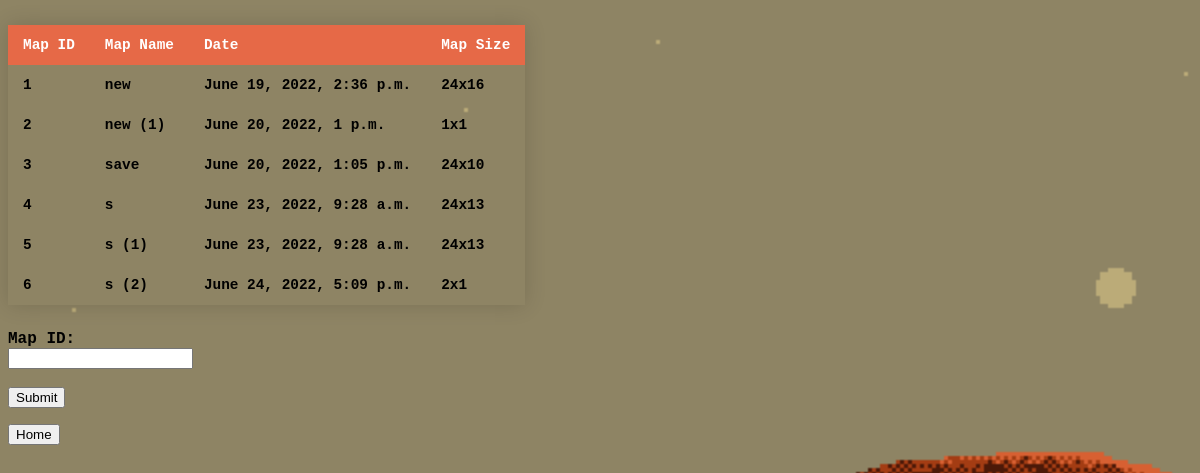
The page /members/ on the database its author committed.
### members/models.py (models this page shows, shortened)
class map_info(models.Model):
    map_id = models.AutoField(primary_key=True)
    map_name = models.CharField(max_length=50)
    user_map_name = models.CharField(max_length=50)
    map_size = models.CharField(max_length=50)
    date_time = models.DateTimeField(default=timezone.now)

### members/views.py (the view)
# urls.py: path('',views.members_list_,name="members_data"),
def members_list_(request):
    posts = map_info.objects.all().values('map_id','date_time','map_size','map_name')
    context = {
        'posts': posts,
    }
    print(posts)
    print(posts.values)
    return render(request, 'output.html',context)

### members/templates/output.html (shortened to what this page needs)
<table class="styled-table">
  <thead>
    <tr>
      <th>Map ID</th>
      <th>Map Name</th>
      <th>Date</th>
      <th>Map Size</th>
    </tr>
  </thead>
    {% for x in posts %}
  <tbody>
    <tr>
      <td>{{ x.map_id }}</td>
      <td>{{ x.map_name }}</td>
      <td>{{ x.date_time }}</td>
      <td>{{ x.map_size }}</td>
    </tr>
  </tbody>
    {% endfor %}
</table>
<form action="/members/search" method="GET">
  <label for="map">Map ID:</label><br>
  <input type="text" id="map" name="mapid" required><br><br>
  <input type="submit" value="Submit">
</form>
  <button onclick="location.href = '/about'">Home</button>

### members/templates/output.html (style rules this page uses)
.styled-table { border-collapse: collapse; margin: 25px 0; font-size: 0.9em; font-family: "Courier New", monospace; font-weight: bold; min-width: 400px; box-shadow: 0 0 20px rgba(0, 0, 0, 0.15); }
.styled-table thead tr { background-color: #ff623fc7; color: #ffffff; text-align: left; }
.styled-table th, .styled-table td { padding: 12px 15px; }
label { font-family: "Courier New", monospace; font-size: 16px; color: #000; font-weight: bold; }

### rows shown on the page
map_info: map_id "1", map_name "new", date_time "June 19, 2022, 2:36 p.m.", map_size "24x16"
map_info: map_id "2", map_name "new (1)", date_time "June 20, 2022, 1 p.m.", map_size "1x1"
map_info: map_id "3", map_name "save", date_time "June 20, 2022, 1:05 p.m.", map_size "24x10"
map_info: map_id "4", map_name "s", date_time "June 23, 2022, 9:28 a.m.", map_size "24x13"
map_info: map_id "5", map_name "s (1)", date_time "June 23, 2022, 9:28 a.m.", map_size "24x13"
map_info: map_id "6", map_name "s (2)", date_time "June 24, 2022, 5:09 p.m.", map_size "2x1"
